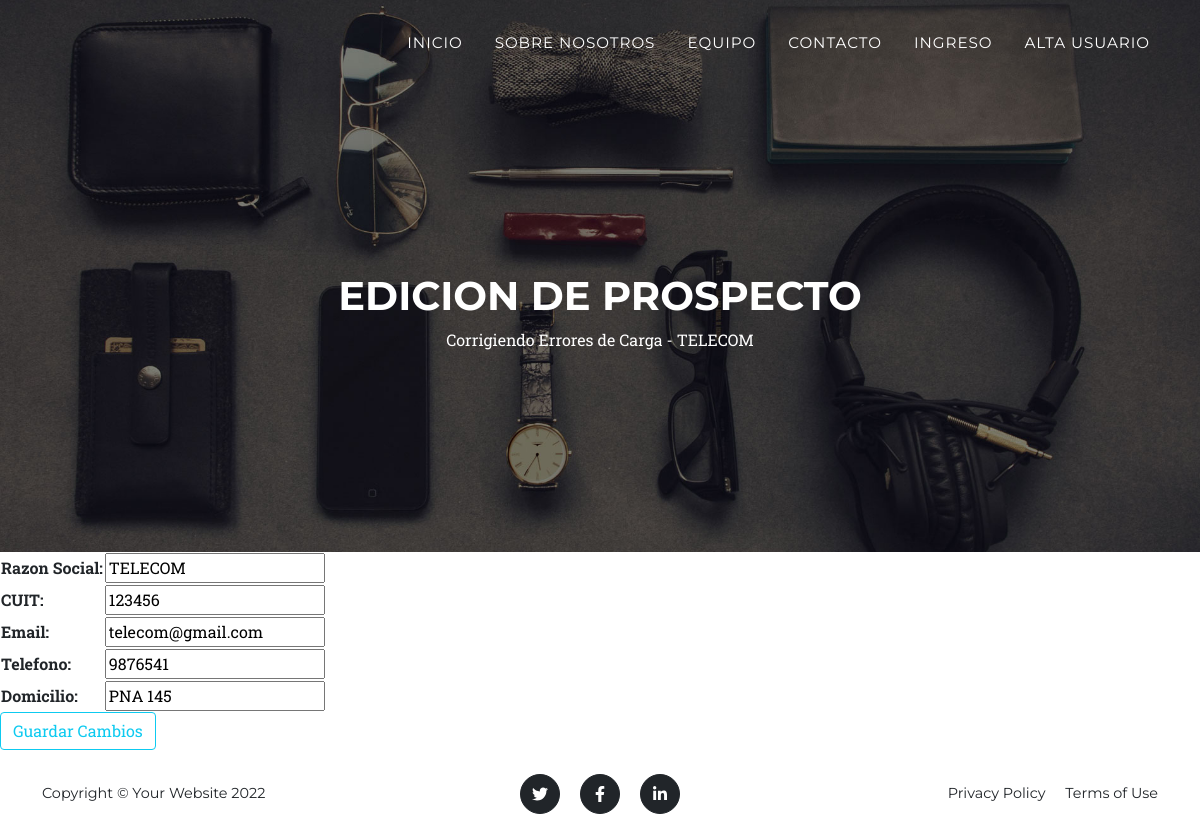
The page /AppAlta/editarProspecto/5 on the database as committed earlier.
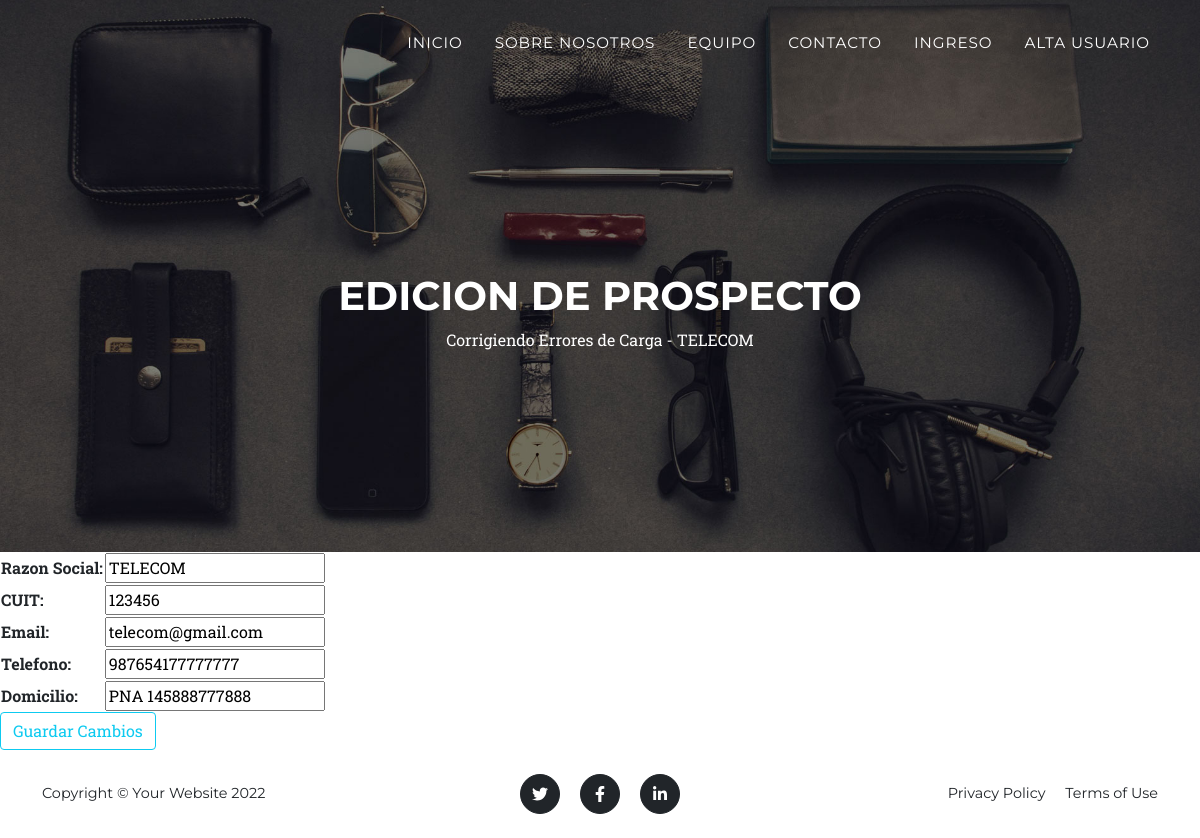
The same page on the database as committed later.
### AppAlta/models.py (models this page shows, shortened)
class EmpresaServicio (models.Model):
    empresa = models.CharField(max_length=50)
    cuit = models.IntegerField()
    email = models.EmailField()
    telefono = models.IntegerField()
    direccion = models.CharField(max_length=50)

### AppAlta/views.py (the view)
def editarProspecto (request, id):
    prospecto = EmpresaServicio.objects.get(id=id)
    if request.method== "POST":
        form = EmpresaFormulario(request.POST)
        if form.is_valid():
            info= form.cleaned_data
            prospecto.empresa = info ["empresa"]
            prospecto.cuit = info ["cuit"]
            prospecto.email = info ["email"]
            prospecto.telefono = info ["telefono"]
            prospecto.direccion = info ["direccion"]
            prospecto.save()
            prospecto = EmpresaServicio.objects.all()
            return render ( request, "prospectos.html", { "prospecto": prospecto, "mensaje": "Datos Actualizados"})
        pass
    else:
        form = EmpresaFormulario (initial= {"empresa": prospecto.empresa, "cuit": prospecto.cuit, "email": prospecto.email, "telefono": prospecto.telefono, "direccion": prospecto.direccion})
        return render (request, "editarProspecto.html", {"form": form, "prospecto": prospecto })

### AppAlta/forms.py
class EmpresaFormulario (forms.Form):
    empresa = forms.CharField (label= "Razon Social", max_length=50)
    cuit = forms.IntegerField (label= "CUIT")
    email = forms.EmailField(label="Email")
    telefono =  forms.IntegerField(label = "Telefono")
    direccion = forms.CharField(label = "Domicilio", max_length=50)

### AppAlta/templates/editarProspecto.html (shortened to what this page needs)
{% extends "padre.html" %}
{% load static %}
{% block titulo %}
<h1> EDICION DE PROSPECTO </h1>
{% endblock %}
{% block subtitulo %}
<span> Corrigiendo Errores de Carga - {{ prospecto.empresa }} </span>
{% endblock %}
{% block contenido_que_cambia %}
<form action ="{% url 'editarProspecto' prospecto.id %}" method="POST"> {% csrf_token %}
<table>
    {{ form.as_table }}
</table>
    <input class="btn btn-outline-info" type = "submit" value="Guardar Cambios">
</form>
{% endblock %}

Rows that differ between the two databases and show on the page:
changed EmpresaServicio "TELECOM": telefono "9876541" → "987654177777777"; direccion "PNA 145" → "PNA 145888777888"
